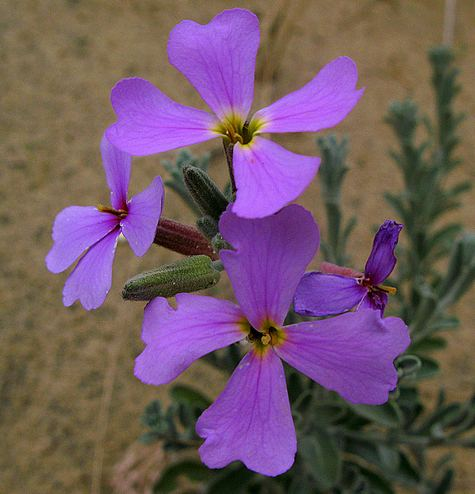
#> input picture Images/pflower.jpg, 475 x 494 px, found by its file name; the run also reads 1 picture not shown here
$ jupyter execute --allow-errors 'PythonCode&ComplexityAnalysis.ipynb'   (shell and % lines are left out)
#> lines starting #> are read from the running program, lines starting #| are printed output that depends on the picture
#### First, run following cell to install required libraries

[cell 1]
import cv2
import numpy as np
from numpy.fft import fft2
from numpy.fft import ifft2
from numpy.matlib import tile
from matplotlib import pyplot as plt
from pypher.pypher import psf2otf
import time
from matplotlib import pyplot as plt

###### PLEASE change images_path to images file location which is in .zip file.

[cell 2]
images_path = r"C:\Users\Salim\Desktop\Readme\CENG303-Group1-Project"

[cell 3]
images_path += '\\Images\\'
img = cv2.imread(images_path+'pflower.jpg')
#> img is the input picture: shape (494, 475, 3); mean B, G, R 100.9, 87.7, 112.9
gray = cv2.cvtColor(img, cv2.COLOR_BGR2RGB)
plt.figure(1,figsize=(8,8))
plt.imshow(gray)
gray.shape
#> Out = (494, 475, 3)

[cell 4]
def L0Smoothing(image, lamb = 2e-2, kappa = 2.0,betaMax = 1e5,timeMeasure = False):

#> called with lamb = 0.02, kappa = 2, betaMax = 100000, timeMeasure = True
    start_time = time.time()
    S = image/255;

    fx = np.array([[1,-1]])
    fy = np.array([[1],[-1]])

    [N,M,D] = S.shape #how many pixel? Pixel is our n. D(which is 3 ) our Red Green Blue Layers. NxM is our resolution
#> N = 494; M = 475; D = 3
    sizeI2D = [N,M]
#> sizeI2D = [494, 475]

    otfFx = psf2otf(fx,(N,M))
    otfFy = psf2otf(fy,sizeI2D)

    Normin1 = fft2(S.T).T
    Denormin2 = np.abs(otfFx)**2 + np.abs(otfFy)**2

    if D > 1:
        Denormin2 = np.resize(Denormin2,Denormin2.shape+(1,))
        Denormin2 = tile(Denormin2,(1,1,3))

    beta = 2*lamb
    while beta < betaMax:
        Denormin = 1 + beta*Denormin2
        h = np.append(np.diff(S,1,1), S[:,[0],:] - S[:,[-1],:],axis=1)
        v = np.append(np.diff(S,1,0), S[[0],:,:] - S[[-1],:,:],axis=0)

        if D == 1:
            t = (h**2+v**2)<lamb/beta
        else:
            t = np.sum((h**2+v**2),2)<lamb/beta;
            t.resize(t.shape+(1,))
            t = tile(t,(1,1,D));
        h[t] = 0
        v[t] = 0
        Normin2 = np.append(h[:,[-1],:]-h[:,[0],:], -np.diff(h,1,1),axis=1)
        Normin2 = Normin2 + np.append(v[[-1],:,:]-v[[0],:,:], -np.diff(v,1,0),axis=0)


        FS = (Normin1 + beta*fft2(Normin2.T).T)/Denormin;
        S = np.real(ifft2(FS.T).T)

        beta = beta*kappa;

    if timeMeasure == True:
        cost = (time.time() - start_time)
        return S, cost
    return S

#> (a cell that did not finish here is left out)

[cell 6]
plt.figure(2,figsize=(16,8))
#> (the rest of this cell did not finish here and is left out)

[cell 7]
img = cv2.imread(images_path+'osmancik.jpg')
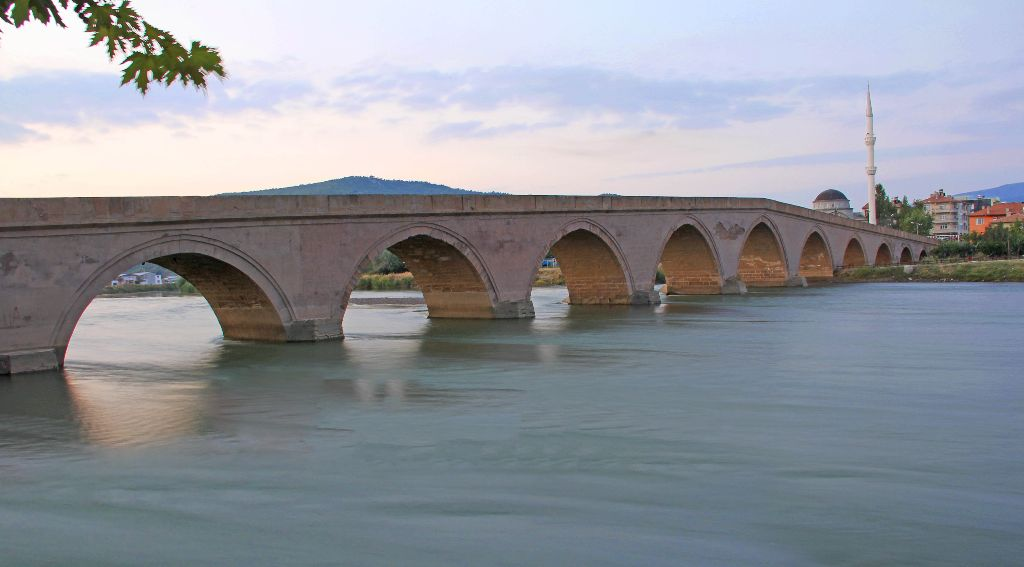
#> input picture Images/osmancik.jpg, 1024 x 567 px, found by its file name
#> img is the input picture: shape (567, 1024, 3); mean B, G, R 155, 147.6, 143.9
gray = cv2.cvtColor(img, cv2.COLOR_BGR2RGB)
#> gray: shape (567, 1024, 3)

#> (the rest of this cell did not finish here and is left out)


plt.figure(2,figsize=(16,10))
test = np.concatenate([gray/255, 255*np.ones((25,S.shape[1],3)) ,S], 0)
plt.imshow(test)
plt.show()

### Proposed complexity is

### Calculation

# Test Cases to Justify Complexity

## Test Case 1: in different number of n's but fixed betaMax, kappa and lambda

Linear time consumption and relatively close n/s(number of pixel/second) proportions are expected. Note that, these images are not as big as to take same proportion of n/s because of limited test resources(like CPU) but it will close to same proportion when n is increase

[cell 8]
#Preparation of test environment

avg = [0.0, 0.0, 0.0,0.0]
testNumber = 1000

image1 = cv2.imread(images_path+'pflower1.jpg')
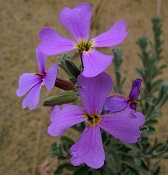
#> input picture Images/pflower1.jpg, 168 x 175 px, found by its file name
#> image1 is the input picture: shape (175, 168, 3); mean B, G, R 100.5, 87.2, 112.4
rgb1 = cv2.cvtColor(image1, cv2.COLOR_BGR2RGB)

image2 = cv2.imread(images_path+'pflower2.jpg')
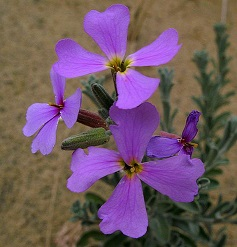
#> input picture Images/pflower2.jpg, 237 x 247 px, found by its file name
#> image2 is the input picture: shape (247, 237, 3); mean B, G, R 100.5, 87.2, 112.5
rgb2 = cv2.cvtColor(image2, cv2.COLOR_BGR2RGB)

image3 = cv2.imread(images_path+'pflower3.jpg')
rgb3 = cv2.cvtColor(image3, cv2.COLOR_BGR2RGB)

image = cv2.imread(images_path+'pflower.jpg')
rgb = cv2.cvtColor(image, cv2.COLOR_BGR2RGB)

print("Number of n's for images:")
print(f"For image1 -->\t{np.product(rgb1.shape):-7}")
#| For image1 -->	  88200
print(f"For image2 -->\t{np.product(rgb2.shape):-7}")
#| For image2 -->	 175617
print(f"For image3 -->\t{np.product(rgb3.shape):-7}")
#| For image3 -->	 350745
print(f"For image  -->\t{np.product(rgb.shape):-7} (original size)")
#| For image  -->	 703950 (original size)

WARNING!! : Following code block may take a lot of time!
See the previous results before running

[cell 9]
print("Test is starting...")
print("% 0",end='')
#> (the rest of this cell did not finish here and is left out)

[cell 10]
print(f"\nAverage times ")
print(f"For image1(1x): {avg[1]:3.3}")
print(f"For image2(2x): {avg[2]:3.3}")
print(f"For image3(3x): {avg[3]:3.3}")
print(f"For image(4x) : {avg[0]:3.3}")
n1 = np.product(image1.shape)
#> n1 = 88200
n2 = np.product(image2.shape)
#> n2 = 175617
n3 = np.product(image3.shape)
#> n3 = 350745
n = np.product(image.shape)
#> n = 703950
print("----------------------------------------------------")
print("Number of processed n per second (n/s):")
print(f"For image1(1x) -->{(n1/avg[1])/1000:2.2f} x 10³ n/s")
#| For image1(1x) -->inf x 10³ n/s
print(f"For image2(2x) -->{(n2/avg[2])/1000:2.2f} x 10³ n/s")
#| For image2(2x) -->inf x 10³ n/s
print(f"For image3(3x) -->{(n3/avg[3])/1000:2.2f} x 10³ n/s")
#| For image3(3x) -->inf x 10³ n/s
print(f"For image(4x)  -->{(n/avg[0])/1000:2.2f} x 10³ n/s")
#| For image(4x)  -->inf x 10³ n/s

[cell 11]
plt.plot(range(1,5,1), np.append(avg[1:4],avg[0]),'b')
plt.xlabel('Multiple of n numbers')
plt.ylabel('Average Second')
plt.xticks([1,2,3,4],['1X','2X','3X','4X'])
plt.legend(['Test Set', 'Training Set'])
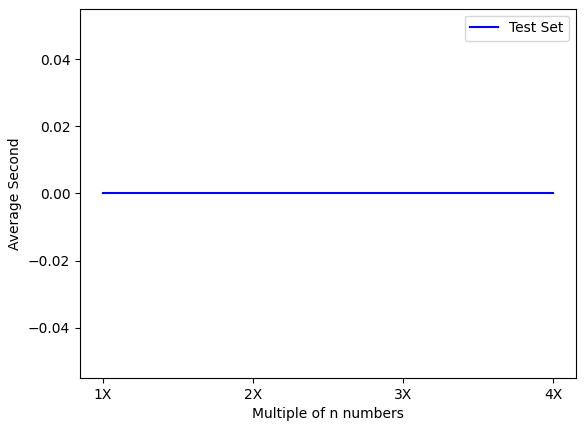
#> figure drawn by matplotlib, 1 panel
